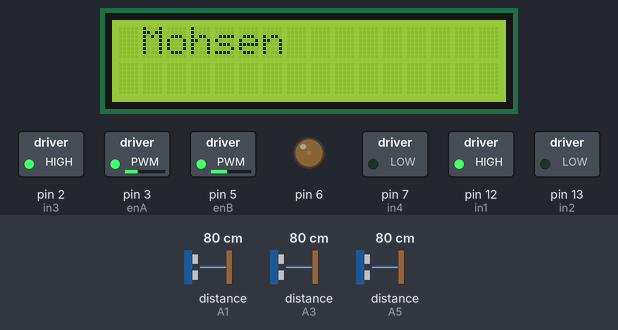
Bench run of a sketch on a simulated Arduino Uno, built with avr-gcc and run on an emulated ATmega328P. On the bench: 16×2 character LCD, switched loads named in the sketch (green lamp = pin HIGH), output pins drawn as LEDs (lit = HIGH). Wiring (inferred from the names in the program): 3 × ultrasonic range finder: trigger A0, echo A1 / trigger A2, echo A3 / trigger A4, echo A5. The test bench sets the inputs (shaded band); at power-on: distance to the obstacle (sensors on A1, A5, A3) 80 cm. The echo pulse lasts 58.3 µs per cm; pins used as bus, display or sensor lines are not drawn.

Above: at 1.2 s.
1.3 s: distance to the obstacle (sensor on A1) set to 32 cm
2.8 s: distance to the obstacle (sensor on A1) set to 26 cm
At 3.9 s:
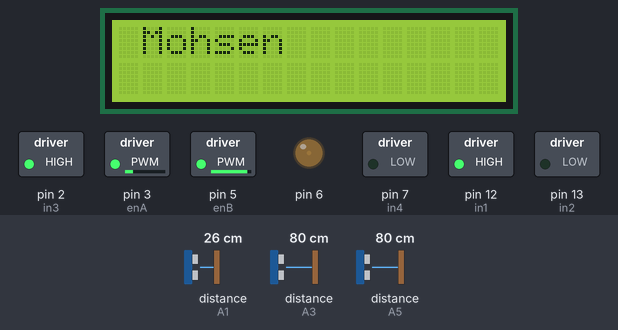
4.3 s: distance to the obstacle (sensor on A5) set to 33 cm
5.8 s: distance to the obstacle (sensor on A5) set to 29 cm
At 6.2 s:
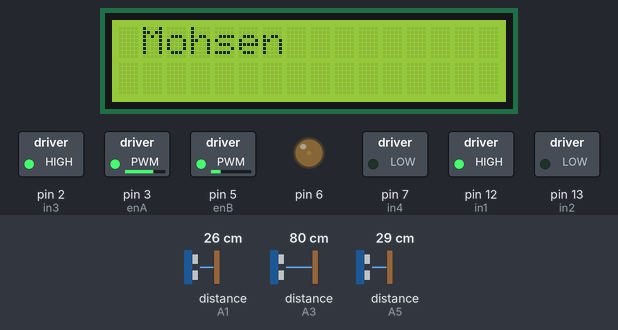
7.3 s: distance to the obstacle (sensor on A3) set to 2 cm
At 8.5 s:
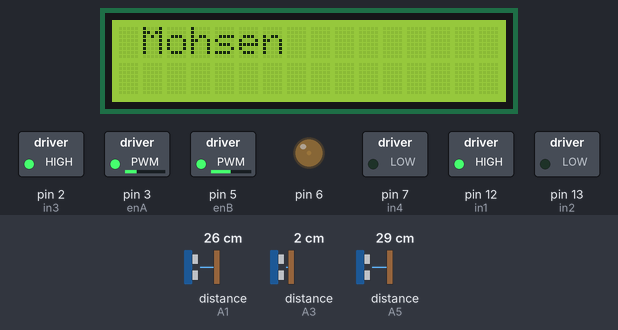
10.3 s: distance to the obstacle (sensor on A3) set to 28 cm
At 11.87 s:
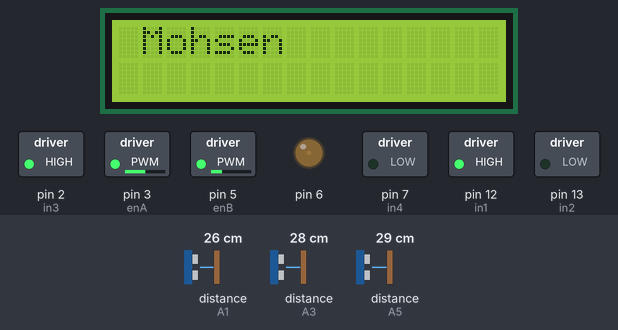
Timing chart, 0 to 31.1 s (numbered marks = the images above; inputs shaded):
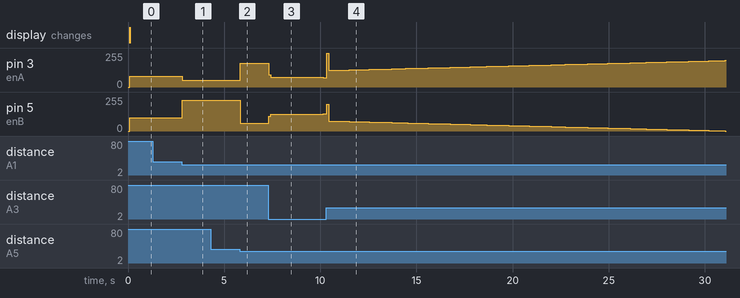

The sketch:

redMaze_code.ino
```cpp
/*
Author : Marwa mostafa
edited in : 24/3/2018
*/

#include <PID_v1.h>
#include <LiquidCrystal.h>

int Contrast=10 ;
//replace with your connection pins
LiquidCrystal lcd(0, 1, 8, 9, 10, 11);

//MOTOR A
int enA = 3;
int in1 = 12;
int in2 = 13;

// Motor B

int enB = 5;
int in3 = 2;
int in4 = 7;

//sensor pins
#define trig_pin A0 //analog input 1
#define echo_pin A1 //analog input 2

#define trig_pin2 A2 //analog input 1
#define echo_pin2 A3 //analog input 2

#define trig_pin3 A4 //analog input 1
#define echo_pin3 A5 //analog input 2

long duration, distance, distanceFront, distanceRight,distanceLeft,r1,r2,x ;
long LastDistanceFront = 0 , LastDistanceRight =0 ,LastDistanceLeft =0;

  double Setpoint, Input1, Output=0.0;

  // first make KI and KD=0 and try Kp values that matches your robot
  double Kp=2.0, Ki=0.2, Kd=0.5;
  PID myPID(&Input1, &Output, &Setpoint, Kp, Ki, Kd, DIRECT);

void setup() {
  analogWrite(6,Contrast);
  lcd.begin(16, 2);

  pinMode(in3, OUTPUT);  //make initially all pins as output
  pinMode(in1, OUTPUT);
  pinMode(in2, OUTPUT);
  pinMode(in4, OUTPUT);

  pinMode(trig_pin, OUTPUT);
  pinMode(echo_pin, INPUT);
  pinMode(trig_pin2, OUTPUT);
  pinMode(echo_pin2, INPUT);
  pinMode(trig_pin3, OUTPUT);
  pinMode(echo_pin3, INPUT);

 // Serial.begin (9600);

     Setpoint = 8;

    distanceRight=SonarSensor(trig_pin2, echo_pin2);
    distanceFront=SonarSensor(trig_pin, echo_pin);
    distanceLeft=SonarSensor(trig_pin3, echo_pin3);

   Input1 = distanceRight;
    myPID.SetMode(AUTOMATIC);
    myPID.SetOutputLimits(-255,255);
    myPID.SetTunings(Kp, Ki, Kd);

    lcd.clear();
    lcd.setCursor(1 ,0);
    lcd.write("Mohsen");  //make your robot name :)
    delay(10);

    moveForward(100,Output);

   }

  void loop(){
    distanceRight=SonarSensor(trig_pin2, echo_pin2);
    distanceFront=SonarSensor(trig_pin, echo_pin);
    distanceLeft=SonarSensor(trig_pin3, echo_pin3);

    if(distanceRight < 30 && distanceFront >= 25 ){
    //  Serial.println("move forward");
      distanceRight=SonarSensor(trig_pin2, echo_pin2);
      distanceFront=SonarSensor(trig_pin, echo_pin);
      distanceLeft=SonarSensor(trig_pin3, echo_pin3);

      Input1 = distanceRight;
      myPID.Compute();
      moveForward(110,Output);

       //forward callibration
       if(distanceLeft>=20 && distanceRight >2){
            distanceRight = LastDistanceRight;
        }else{
            LastDistanceRight = distanceRight;
        }
        if(distanceRight>=20 && distanceLeft>2){
            distanceLeft = LastDistanceLeft;
          }else{
            LastDistanceLeft = distanceLeft;
               }


    }               //moving left
    else if(distanceFront <= 27 && distanceRight <= 30 && distanceLeft >=30){
           r1=distanceLeft;
           r2=r1+12;
           x =r1/r2;
      do{
          turnLeft(x);
         // Serial.println(" moving left ");
          distanceRight=SonarSensor(trig_pin2, echo_pin2);
          distanceFront=SonarSensor(trig_pin, echo_pin);
          distanceLeft=SonarSensor(trig_pin3, echo_pin3);

        //callibration
         if(distanceFront >= 70 || distanceRight >= 40 ){
               distanceFront = LastDistanceFront;
               distanceRight = LastDistanceRight;

          }else {
                LastDistanceFront = distanceFront ;
                LastDistanceRight = distanceRight;
                }

      }while(distanceFront < 45 && distanceRight > 13&&distanceFront!=0);

  }else if(distanceRight > 30 && distanceFront <= 27 && distanceLeft<30){
                r1=distanceRight;
                r2=r1+12;
                x =r1/r2;
              do{
                 distanceRight=SonarSensor(trig_pin2, echo_pin2);
                 distanceFront=SonarSensor(trig_pin, echo_pin);
                 distanceLeft=SonarSensor(trig_pin3, echo_pin3);
                 turnRight(x);
                 //Serial.println(" moving right");

                 //callibration
                if(distanceFront >= 70 || distanceRight >= 40  ){
                distanceFront = LastDistanceFront;
                distanceRight = LastDistanceRight;

                }else {
                LastDistanceFront = distanceFront ;
                LastDistanceRight = distanceRight;
                 }
                }while(distanceFront<45 && distanceRight > 13 && !(distanceLeft > 13));
    }

    else if(distanceLeft>=30 &&distanceRight>=30 && distanceFront<=27){
                r1=distanceLeft;
                r2=r1+12;
                x =r1/r2;
         do{
            turnLeft(x);
            distanceRight=SonarSensor(trig_pin2, echo_pin2);
            distanceFront=SonarSensor(trig_pin, echo_pin);
            distanceLeft=SonarSensor(trig_pin3, echo_pin3);

           // Serial.println(" center turning left ");
             //callibration
         if(distanceFront >= 70 || distanceRight >= 40 ){
               distanceFront = LastDistanceFront;
               distanceRight = LastDistanceRight;
          }else {
                LastDistanceFront = distanceFront ;
                LastDistanceRight = distanceRight;
                }
      }while(distanceFront < 45 && distanceRight > 13 && !(distanceLeft > 13)&&distanceFront!=0);

    }else{
          distanceRight=SonarSensor(trig_pin2, echo_pin2);
          distanceFront=SonarSensor(trig_pin, echo_pin);
          distanceLeft=SonarSensor(trig_pin3, echo_pin3);
         // Serial.println("movestop ELSE");
          moveStop();
          moveForward(100,Output);

         }

  }// end void loop

void printSerial(long front,long right,long left){
       Serial.print(front);
       Serial.print(" - ");
       Serial.print(right);
       Serial.print(" - ");
       Serial.println(left);
  }
long SonarSensor(int trigPin,int echoPin)
{
digitalWrite(trigPin, LOW);
delayMicroseconds(2);
digitalWrite(trigPin, HIGH);
delayMicroseconds(10);
digitalWrite(trigPin, LOW);
duration = pulseIn(echoPin, HIGH);
distance = (duration/2) / 29.1;
 return distance ;
}
void moveStop(){  //stop motors
  digitalWrite(in1, LOW);
  digitalWrite(in2, LOW);
  digitalWrite(in3, LOW);
  digitalWrite(in4, LOW);
}

void moveForward(int i,double x){
    digitalWrite(in1, HIGH);
    digitalWrite(in3, HIGH);
    analogWrite(enA, (i-20)-x); //the speed left

    digitalWrite(in2, LOW);
    digitalWrite(in4, LOW);
    analogWrite(enB, i+x); //the speed  right
}

void moveBackward(){
  digitalWrite(in2, HIGH);
  digitalWrite(in4, HIGH);
  analogWrite(enA, 100); //the speed

  digitalWrite(in1, LOW);
  digitalWrite(in3, LOW);
  analogWrite(enB, 100); //the speed
}

void turnRight(int x){
    digitalWrite(in1, HIGH);
    digitalWrite(in2, LOW);
    digitalWrite(in3, HIGH);
    digitalWrite(in4, LOW);

    if(100<x<140){
    analogWrite(enA, 180); //the speed
    analogWrite(enB, 60); //the speed
        }else{
      analogWrite(enB, 50); //the speed
      analogWrite(enA, 50*(1/x)); //the speed

      }

  //delay(5);
}

void turnLeft(int x){
    digitalWrite(in1, HIGH);
    digitalWrite(in2, LOW);
    digitalWrite(in3, HIGH);
    digitalWrite(in4, LOW);
    if(140<x<180){
    analogWrite(enA, 50);
    analogWrite(enB, 230);
        }else{
      analogWrite(enA, 50);
      analogWrite(enB, 50*(1/x));
      }
        //delay(5);
}
```

Measured:
- the behaviour switches between 29 and 28 cm on distance to the obstacle (sensor on A1) (found by bisection; images 0 and 1)
- the behaviour switches between 31 and 30 cm on distance to the obstacle (sensor on A5) (found by bisection; images 1 and 2)
- after the input at 2.8 s, pin 3 (enA): 80/255 → 50/255 at once; pin 5 (enB): 100/255 → 230/255 at once
- after the input at 4.3 s, every drawn part: stays the same
- after the input at 5.8 s, pin 3 (enA): 50/255 → 180/255 at once; pin 5 (enB): 230/255 → 60/255 at once
- after the input at 7.3 s, pin 3 (enA): moves from 180/255 to 71/255 over 2.8 s, starting at once; pin 5 (enB): moves from 60/255 to 128/255 over 2.8 s, starting at once
